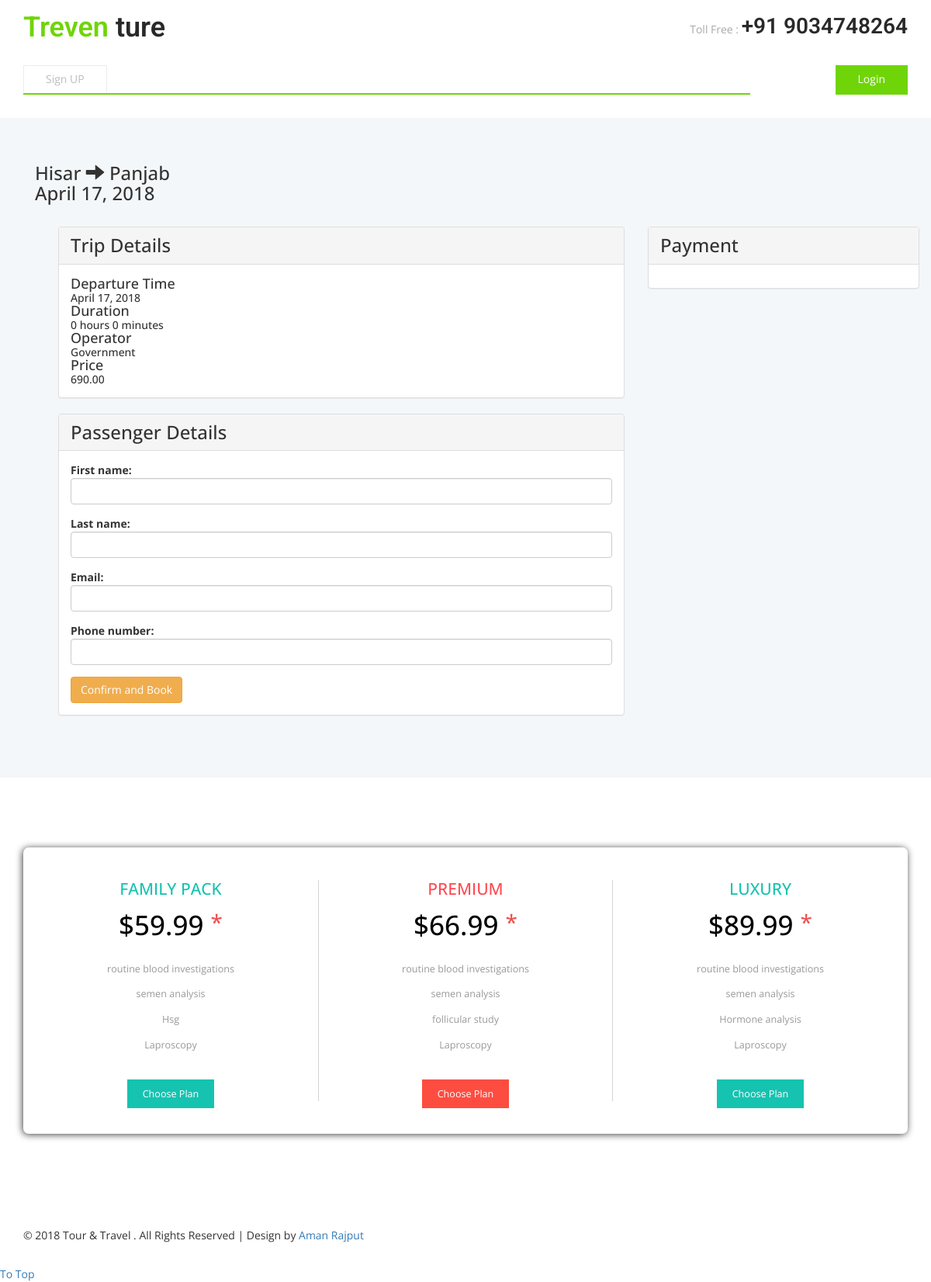
/bus-details/2, run on the app's committed database.
### PointApp/models.py (models this page shows, shortened)
class Schedule(models.Model):
    departure_time = models.DateTimeField(auto_now_add=False)
    arrival_time = models.DateTimeField(auto_now_add=False)
    bus = models.ForeignKey(Bus, on_delete=models.CASCADE)
    price = models.DecimalField(max_digits=15 ,decimal_places=2, default=Decimal(0.00))
    class Meta:
        ordering = ['price']
    @classmethod
    def get_single_schedule(cls, schedule_id):
        single_schedule = cls.objects.get(id=schedule_id)
        return single_schedule
    @classmethod
    def get_travel_estimation(cls, schedule_id):
        schedule = cls.objects.get(id=schedule_id)
        calculate_travel_estimation = schedule.arrival_time - schedule.departure_time
        travel_estimation = str(calculate_travel_estimation.seconds//3600) + ' hours ' + str(calculate_travel_estimation.seconds//60 % 60) + ' minutes'
        return travel_estimation

class Bus(models.Model):
    bus_organisation = models.ForeignKey(BusOrganisation, on_delete=models.CASCADE)
    number_plate = models.CharField(max_length=50)
    route = models.ForeignKey(Route, on_delete=models.CASCADE)
    capacity = models.PositiveIntegerField(default=0)

class Route(models.Model):
    departure_location = models.CharField(max_length=255)
    destination_location = models.CharField(max_length=255)

class BusOrganisation(models.Model):
    name = models.CharField(max_length=255)
    logo = models.ImageField(upload_to="logo-pic/", blank=True)
    def __str__(self):
        return self.name

### PointApp/views.py (the view)
# urls.py: url(r'^bus-details/(\d+)',views.bus_details, name = 'bus_details'),
def bus_details(request, bus_schedule_id):
    try:
        selected_bus = Schedule.get_single_schedule(bus_schedule_id)
        title = '{selected_bus.bus.bus_organisation} Schedule Details'
        estimation_duration = Schedule.get_travel_estimation(bus_schedule_id)
        if request.method == 'POST':
            form = TicketForm(request.POST)
            if form.is_valid():
                ticket = form.save(commit=False)
                ticket.schedule = selected_bus
                ticket.ticket_number = uuid.uuid4()
                ticket.save()
                ticket_id = ticket.id
                return redirect(mobile_payment, ticket_id)
        else:
            form = TicketForm()
        return render(request, 'catalog/bus_details.html', {'title':title, 'form':form, 'selected_bus':selected_bus, 'estimation_duration':estimation_duration})
    except ObjectDoesNotExist:
         return redirect(Http404)

### PointApp/forms.py (shortened to what this page needs)
class TicketForm(forms.ModelForm):
  class Meta:
    model = Ticket
    fields = ('first_name', 'last_name', 'email', 'phone_number')

### PointApp/templates/catalog/bus_details.html (shortened to what this page needs)
{% extends 'catalog/base.html' %}
{% load widget_tweaks %}
{% block content %}
<div class="container">
    <div class="row bus-details">
        <div class="details-overlay">
          <div class="container">
            <div class="bus-details-container">
              <div class="route">
                  <div class="text-xl">
                    <h3>{{selected_bus.bus.route.departure_location}}</span>
                    <span><i class="glyphicon glyphicon-arrow-right"></i></span>
                    <span>{{selected_bus.bus.route.destination_location}}</h3>
                  </div>
                <div class="text-xl"> <h3>{{selected_bus.departure_time | date:"N j, o"}} </h3></div>
              </div>
            </div>
          </div>
        </div>
    </div>
    <div class="container detail-panels">
      <div class="col-md-8 col-lg-8">
        <div class="panel panel-default bus-details-panel">
          <div class="panel-heading">
            <h3>Trip Details</h3>
          </div>
          <div class="panel-body">
            <h4>Departure Time</h4> <h5>{{selected_bus.departure_time | date:"N j, o"}}</h5>
            <h4>Duration</h4> <h5>{{estimation_duration}}</h5>
            <h4>Operator</h4> <h5>{{selected_bus.bus.bus_organisation}}</h5>
            <h4>Price</h4> <h5>{{selected_bus.price}}</h5>
          </div>
        </div>
      <div class="panel panel-default">
        <div class="panel-heading">
          <h3>Passenger Details</h3>
        </div>
        <div class="panel-body">
          <form action="" method="post" enctype="multipart/form-data" class="passenger-form">
            {% for field in form.visible_fields %}
              <div class="form-group">
                {{ field.label_tag }}
                {% if form.is_bound %}
                  {% if field.errors %}
                    {% render_field field class="form-control is-invalid" %}
                    {% for error in field.errors %}
                      <div class="invalid-feedback">
                        {{ error }}
                      </div>
                    {% endfor %}
                  {% else %}
                    {% render_field field class="form-control is-valid" %}
                  {% endif %}
                {% else %}
                  {% render_field field class="form-control" %}
                {% endif %}
              </div>
            {% endfor %}
            <button type="submit" class="btn btn-warning">Confirm and Book</button>
            </form>
        </div>
      </div>
      </div>
      <div class="col-md-4 col-lg-4">
        <div class="panel panel-default">
          <div class="panel-heading">
            <h3>Payment</h3>
          </div>
          <div class="panel-body">
          </div>
        </div>
      </div>
    </div>
</div>
{% endblock %}

### PointApp/static/catalog/css/style.css (style rules this page uses)
.container { margin-bottom: 30px; }
h1,h2,h3,h4,h5,h6 { margin:0; }
ul,label { margin:0; padding:0; }

### data on the page
Schedule: bus.route.departure_location "Hisar", bus.route.destination_location "Panjab", departure_time "April 17, 2018", bus.bus_organisation "Government", price "690.00"

### other printed values
{{ estimation_duration }} "0 hours 0 minutes"
{{ field.label_tag }} "First name:" "Last name:" "Email:" "Phone number:"
